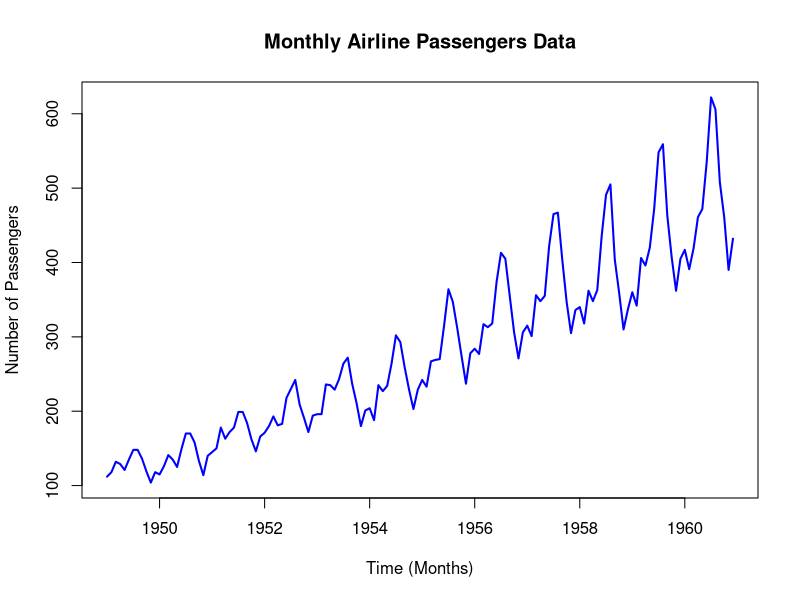
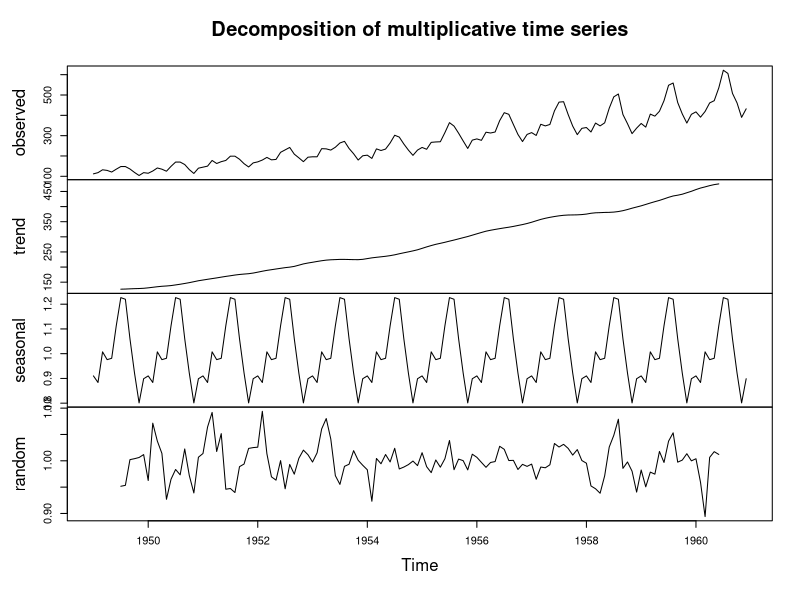
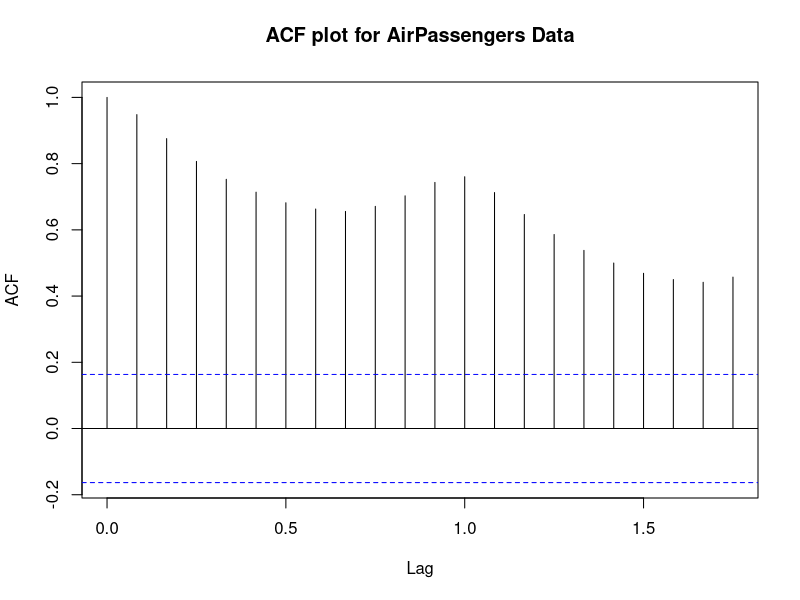
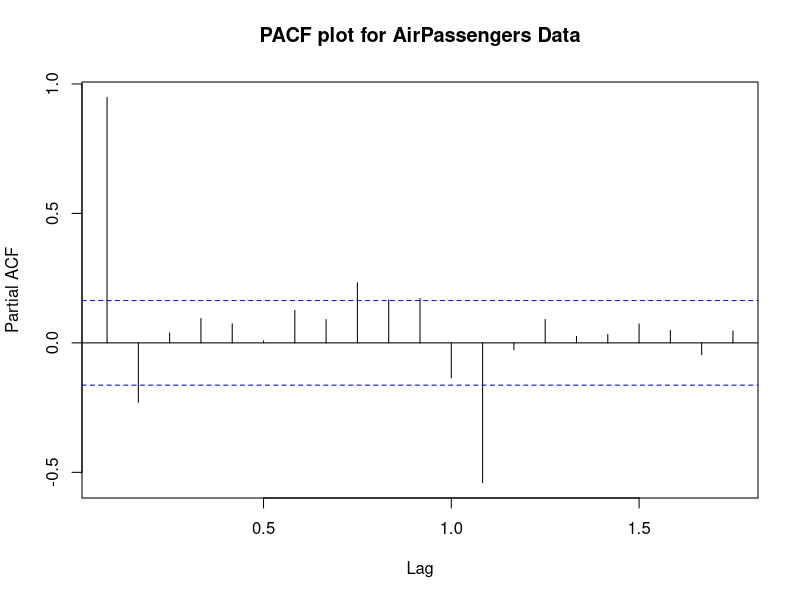
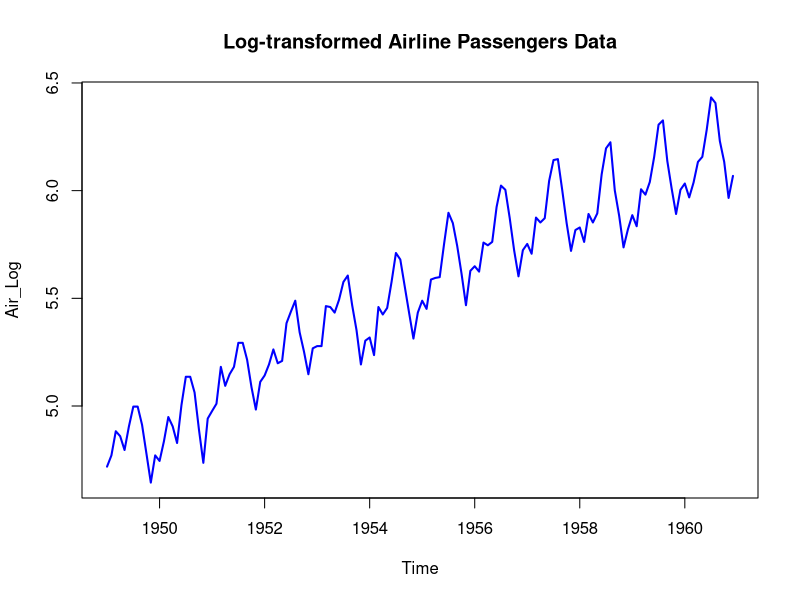
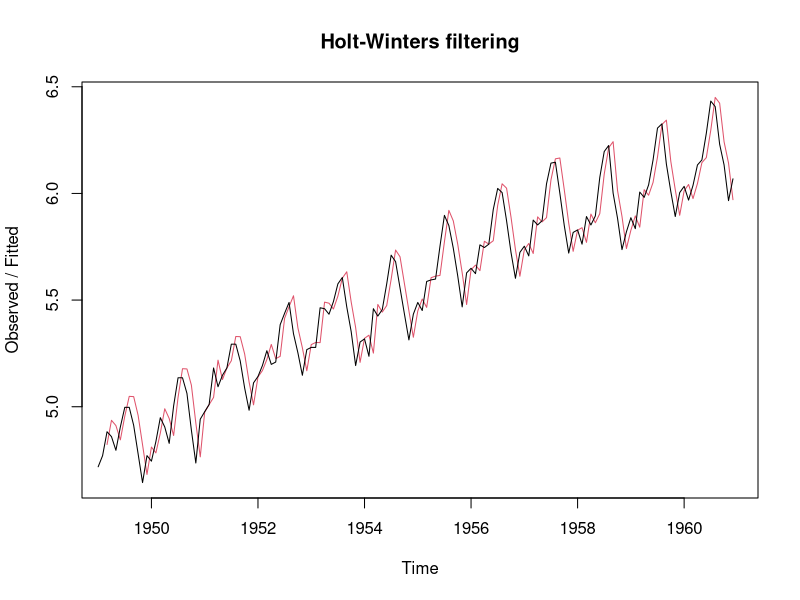
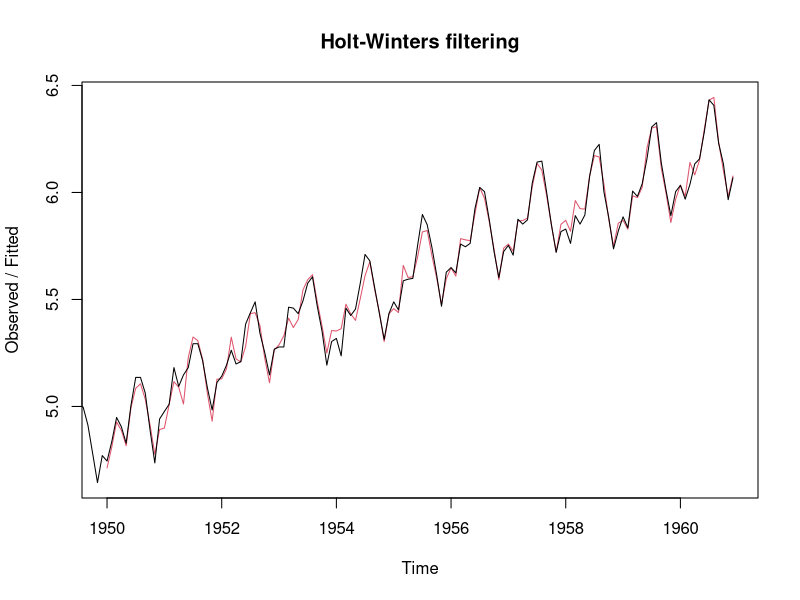
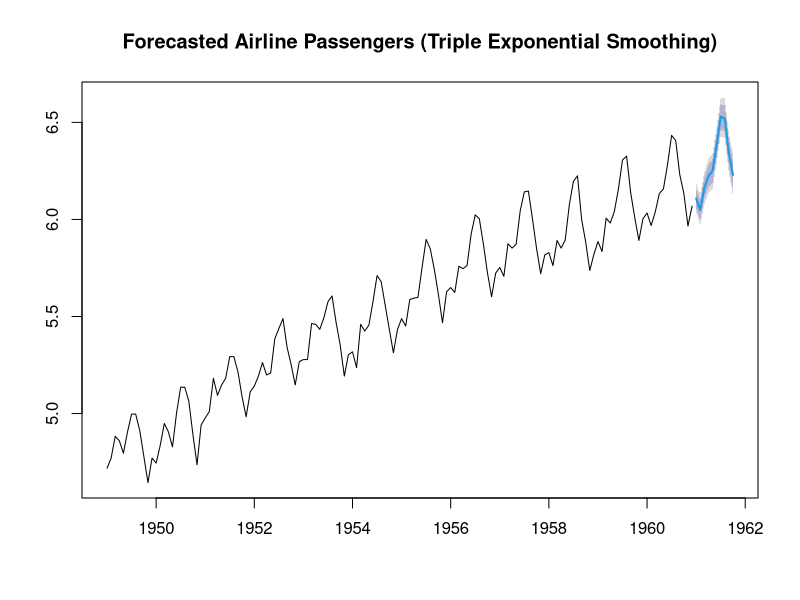

These charts were generated, in order, by the following R code:
## ---- chunk 1
knitr::opts_chunk$set(echo = TRUE)
## ---- chunk 2
# Clear all previous variables from the environment
rm(list=ls(all=TRUE))
## ---- chunk 3
# Load necessary libraries for time series analysis and forecasting
library(tseries)    # For stationarity tests like KPSS
library(forecast)   # For ARIMA, Holt-Winters, and forecasting
library(TTR)        # For moving average and other technical indicators (not used directly here)
library(lmtest)     # For various hypothesis tests (also not directly used here)
library(stats)
## ---- chunk 4
# Step 1: Load and plot the AirPassengers dataset
# Load the built-in AirPassengers dataset, which contains monthly airline passenger numbers from 1949-1960.
data("AirPassengers")
force(AirPassengers)  # Force loading of the data

# Visualizing the time series data
plot(AirPassengers, 
     main="Monthly Airline Passengers Data", 
     ylab="Number of Passengers", 
     xlab="Time (Months)",
     col="blue",
     lwd=2)
## ---- chunk 5
# Step 2: Time Series Decomposition
# Decompose the AirPassengers data into seasonal, trend, and random components
# We use a multiplicative decomposition because the seasonality seems to scale with the trend
AirPassengers_decompose <- decompose(AirPassengers, type="multiplicative")
AirPassengers_decompose  # Display the decomposition result

# Plot the decomposition to see the seasonal, trend, and residual components
plot(AirPassengers_decompose)
## ---- chunk 6
# Step 3: Checking for Stationarity
# Check if the series is stationary or non-stationary using ACF and PACF

# ACF (AutoCorrelation Function) helps us understand the autocorrelations at different lags
acf(AirPassengers, main="ACF plot for AirPassengers Data")

# PACF (Partial AutoCorrelation Function) shows the partial correlations, which help in model selection
pacf(AirPassengers, main="PACF plot for AirPassengers Data")

# Perform the KPSS (Kwiatkowski-Phillips-Schmidt-Shin) test for stationarity
# Null Hypothesis (H0): The series is stationary
# Alternative Hypothesis (H1): The series is non-stationary
# A p-value > 0.05 indicates that the series is stationary
# A p-value < 0.05 indicates non-stationarity
kpss.test(AirPassengers)
## ---- chunk 7
# Step 4: Transformation of Data (Log Transformation)
# Often, we apply a transformation (like log) to stabilize variance in the data
# Here, we use a logarithmic transformation to deal with increasing variance over time
Air_Log <- log(AirPassengers)

# Visualize the log-transformed series
plot(Air_Log, 
     main="Log-transformed Airline Passengers Data",
     col="blue",
     lwd=2)
## ---- chunk 8
# Step 5: Model Identification using Holt-Winters Exponential Smoothing

# Double Exponential Smoothing (No Seasonal Component)
# Double exponential smoothing is used for data with trends but no seasonality
AirPassengers_Holtwinter2 <- HoltWinters(log(AirPassengers), gamma=FALSE)  # Disable seasonal component
AirPassengers_Holtwinter2  # Display model details

# Display the sum of squared errors (SSE) for the model
AirPassengers_Holtwinter2$SSE

# Plot the fitted model and the data
plot(AirPassengers_Holtwinter2)
## ---- chunk 9
# Triple Exponential Smoothing (Including Seasonal Component)
# Triple exponential smoothing accounts for both trends and seasonal variations in the data
AirPassengers_Holtwinter3 <- HoltWinters(log(AirPassengers))  # Enable seasonal component (gamma = TRUE by default)
AirPassengers_Holtwinter3  # Display model details

# Display the sum of squared errors (SSE)
AirPassengers_Holtwinter3$SSE

# Plot the fitted model with seasonal component
plot(AirPassengers_Holtwinter3)
## ---- chunk 10
# Step 6: Model Estimation
# The Holt-Winters model has already been estimated above.
# Here, we ensure that the triple exponential smoothing model is computed and ready to use.
AirPassengers_Holtwinter3
## ---- chunk 11
# Step 7: Forecasting Using Triple Exponential Smoothing
# Use the fitted model to forecast the next 10 months (h = 10)
ForecastFinal <- forecast(AirPassengers_Holtwinter3, h=10)
ForecastFinal  # Display the forecast values for the next 10 months

# Plot the forecast for the next 10 months
plot(ForecastFinal, 
     main="Forecasted Airline Passengers (Triple Exponential Smoothing)")
## ---- chunk 12
# Step 8: Comparison with Double Exponential Smoothing

# Forecast using the double exponential smoothing model (no seasonal component)
ForecastDummy <- forecast(AirPassengers_Holtwinter2, h=10)
ForecastDummy

# Plot the forecast from the double exponential smoothing model
plot(ForecastDummy, 
     main="Forecasted Airline Passengers (Double Exponential Smoothing)")
